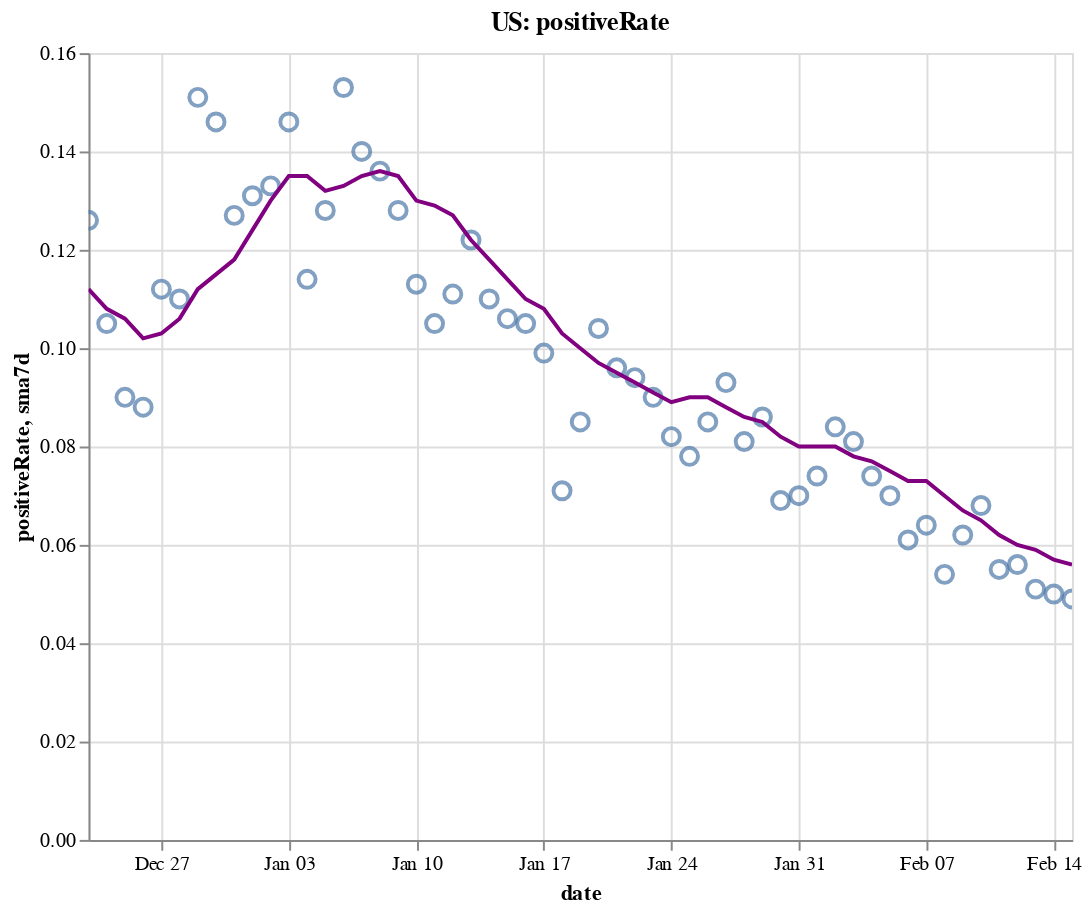

Source (notebook cell):
### Code cell
create_plot(us, 'positiveRate')

### Figure 1 — Vega-Lite specification as saved in the notebook (floating-point values rounded to 4 significant figures)
{"config": {"view": {"continuousWidth": 400, "continuousHeight": 300}}, "layer": [{"layer": [{"mark": {"type": "point", "size": 75}, "encoding": {"tooltip": [{"type": "temporal", "field": "date"}, {"type": "quantitative", "field": "positiveRate"}, {"type": "quantitative", "field": "sma7d"}], "x": {"type": "temporal", "field": "date"}, "y": {"type": "quantitative", "field": "positiveRate"}}, "selection": {"selector004": {"type": "interval", "bind": "scales", "encodings": ["x", "y"]}}}, {"mark": {"type": "line", "color": "purple"}, "encoding": {"x": {"type": "temporal", "field": "date"}, "y": {"type": "quantitative", "field": "sma7d"}}}]}, {"mark": {"type": "rule", "color": "#aaa"}, "encoding": {"x": {"type": "temporal", "field": "date"}}, "transform": [{"filter": {"selection": "selector003"}}]}, {"mark": "circle", "encoding": {"opacity": {"condition": {"value": 1, "selection": "selector003"}, "value": 0}, "tooltip": [{"type": "temporal", "field": "date"}, {"type": "quantitative", "field": "positiveRate"}, {"type": "quantitative", "field": "sma7d"}], "x": {"type": "temporal", "field": "date"}, "y": {"type": "quantitative", "field": "positiveRate"}}, "selection": {"selector003": {"type": "single", "encodings": ["x"], "on": "mouseover", "nearest": true, "empty": "none"}}}, {"mark": {"type": "text", "align": "left", "dx": 5, "dy": -5, "stroke": "white", "strokeWidth": 2}, "encoding": {"text": {"type": "quantitative", "field": "positiveRate"}, "tooltip": [{"type": "temporal", "field": "date"}, {"type": "quantitative", "field": "positiveRate"}, {"type": "quantitative", "field": "sma7d"}], "x": {"type": "temporal", "field": "date"}, "y": {"type": "quantitative", "field": "positiveRate"}}, "transform": [{"filter": {"selection": "selector003"}}]}, {"mark": {"type": "text", "align": "left", "dx": 5, "dy": -5}, "encoding": {"text": {"type": "quantitative", "field": "positiveRate"}, "tooltip": [{"type": "temporal", "field": "date"}, {"type": "quantitative", "field": "positiveRate"}, {"type": "quantitative", "field": "sma7d"}], "x": {"type": "temporal", "field": "date"}, "y": {"type": "quantitative", "field": "positiveRate"}}, "transform": [{"filter": {"selection": "selector003"}}]}], "data": {"name": "data-6cccf55cea0229c8908ffebaff395a47"}, "height": 400, "title": "US: positiveRate", "width": 500, "$schema": "https://vega.github.io/schema/vega-lite/v4.8.1.json", "datasets": {"data-6cccf55cea0229c8908ffebaff395a47": [{"date": "2020-12-23T00:00:00", "totalTestResultsIncrease": 1780000.0, "positiveIncrease": 224500.0, "death": 317500.0, "deathIncrease": 3393.0, "positiveRate": 0.126, "state": "US", "sma7d": 0.112}, {"date": "2020-12-24T00:00:00", "totalTestResultsIncrease": 1973000.0, "positiveIncrease": 206700.0, "death": 320400.0, "deathIncrease": 2958.0, "positiveRate": 0.105, "state": "US", "sma7d": 0.108}, {"date": "2020-12-25T00:00:00", "totalTestResultsIncrease": 1416000.0, "positiveIncrease": 126800.0, "death": 322000.0, "deathIncrease": 1553.0, "positiveRate": 0.09, "state": "US", "sma7d": 0.106}, {"date": "2020-12-26T00:00:00", "totalTestResultsIncrease": 2158000.0, "positiveIncrease": 190600.0, "death": 323400.0, "deathIncrease": 1426.0, "positiveRate": 0.088, "state": "US", "sma7d": 0.102}, {"date": "2020-12-27T00:00:00", "totalTestResultsIncrease": 1371000.0, "positiveIncrease": 153500.0, "death": 324800.0, "deathIncrease": 1397.0, "positiveRate": 0.112, "state": "US", "sma7d": 0.103}, {"date": "2020-12-28T00:00:00", "totalTestResultsIncrease": 1493000.0, "positiveIncrease": 164100.0, "death": 326300.0, "deathIncrease": 1490.0, "positiveRate": 0.11, "state": "US", "sma7d": 0.106}, {"date": "2020-12-29T00:00:00", "totalTestResultsIncrease": 1322000.0, "positiveIncrease": 199700.0, "death": 329600.0, "deathIncrease": 3289.0, "positiveRate": 0.151, "state": "US", "sma7d": 0.112}, {"date": "2020-12-30T00:00:00", "totalTestResultsIncrease": 1568000.0, "positiveIncrease": 229500.0, "death": 333500.0, "deathIncrease": 3900.0, "positiveRate": 0.146, "state": "US", "sma7d": 0.115}, {"date": "2020-12-31T00:00:00", "totalTestResultsIncrease": 1786000.0, "positiveIncrease": 226200.0, "death": 336800.0, "deathIncrease": 3297.0, "positiveRate": 0.127, "state": "US", "sma7d": 0.118}, {"date": "2021-01-01T00:00:00", "totalTestResultsIncrease": 1395000.0, "positiveIncrease": 182900.0, "death": 339400.0, "deathIncrease": 2592.0, "positiveRate": 0.131, "state": "US", "sma7d": 0.124}, {"date": "2021-01-02T00:00:00", "totalTestResultsIncrease": 2104000.0, "positiveIncrease": 280300.0, "death": 341800.0, "deathIncrease": 2406.0, "positiveRate": 0.133, "state": "US", "sma7d": 0.13}, {"date": "2021-01-03T00:00:00", "totalTestResultsIncrease": 1430000.0, "positiveIncrease": 208500.0, "death": 343300.0, "deathIncrease": 1455.0, "positiveRate": 0.146, "state": "US", "sma7d": 0.135}, {"date": "2021-01-04T00:00:00", "totalTestResultsIncrease": 1582000.0, "positiveIncrease": 179600.0, "death": 344800.0, "deathIncrease": 1547.0, "positiveRate": 0.114, "state": "US", "sma7d": 0.135}, {"date": "2021-01-05T00:00:00", "totalTestResultsIncrease": 1715000.0, "positiveIncrease": 219100.0, "death": 348300.0, "deathIncrease": 3484.0, "positiveRate": 0.128, "state": "US", "sma7d": 0.132}, {"date": "2021-01-06T00:00:00", "totalTestResultsIncrease": 1638000.0, "positiveIncrease": 250200.0, "death": 352200.0, "deathIncrease": 3902.0, "positiveRate": 0.153, "state": "US", "sma7d": 0.133}, {"date": "2021-01-07T00:00:00", "totalTestResultsIncrease": 1946000.0, "positiveIncrease": 272000.0, "death": 356300.0, "deathIncrease": 4079.0, "positiveRate": 0.14, "state": "US", "sma7d": 0.135}, {"date": "2021-01-08T00:00:00", "totalTestResultsIncrease": 2164000.0, "positiveIncrease": 295100.0, "death": 360000.0, "deathIncrease": 3780.0, "positiveRate": 0.136, "state": "US", "sma7d": 0.136}, {"date": "2021-01-09T00:00:00", "totalTestResultsIncrease": 2112000.0, "positiveIncrease": 269400.0, "death": 363600.0, "deathIncrease": 3537.0, "positiveRate": 0.128, "state": "US", "sma7d": 0.135}, {"date": "2021-01-10T00:00:00", "totalTestResultsIncrease": 2025000.0, "positiveIncrease": 228700.0, "death": 365700.0, "deathIncrease": 2068.0, "positiveRate": 0.113, "state": "US", "sma7d": 0.13}, {"date": "2021-01-11T00:00:00", "totalTestResultsIncrease": 1867000.0, "positiveIncrease": 195300.0, "death": 367400.0, "deathIncrease": 1733.0, "positiveRate": 0.105, "state": "US", "sma7d": 0.129}, {"date": "2021-01-12T00:00:00", "totalTestResultsIncrease": 1959000.0, "positiveIncrease": 218000.0, "death": 371400.0, "deathIncrease": 4064.0, "positiveRate": 0.111, "state": "US", "sma7d": 0.127}, {"date": "2021-01-13T00:00:00", "totalTestResultsIncrease": 1840000.0, "positiveIncrease": 224500.0, "death": 375500.0, "deathIncrease": 4087.0, "positiveRate": 0.122, "state": "US", "sma7d": 0.122}, {"date": "2021-01-14T00:00:00", "totalTestResultsIncrease": 2044000.0, "positiveIncrease": 225600.0, "death": 379500.0, "deathIncrease": 3915.0, "positiveRate": 0.11, "state": "US", "sma7d": 0.118}, {"date": "2021-01-15T00:00:00", "totalTestResultsIncrease": 2322000.0, "positiveIncrease": 246500.0, "death": 383100.0, "deathIncrease": 3679.0, "positiveRate": 0.106, "state": "US", "sma7d": 0.114}, {"date": "2021-01-16T00:00:00", "totalTestResultsIncrease": 2079000.0, "positiveIncrease": 218100.0, "death": 386800.0, "deathIncrease": 3709.0, "positiveRate": 0.105, "state": "US", "sma7d": 0.11}, {"date": "2021-01-17T00:00:00", "totalTestResultsIncrease": 1893000.0, "positiveIncrease": 187200.0, "death": 388900.0, "deathIncrease": 2053.0, "positiveRate": 0.099, "state": "US", "sma7d": 0.108}, {"date": "2021-01-18T00:00:00", "totalTestResultsIncrease": 2116000.0, "positiveIncrease": 150800.0, "death": 390300.0, "deathIncrease": 1395.0, "positiveRate": 0.071, "state": "US", "sma7d": 0.103}, {"date": "2021-01-19T00:00:00", "totalTestResultsIncrease": 1728000.0, "positiveIncrease": 146600.0, "death": 392400.0, "deathIncrease": 2141.0, "positiveRate": 0.085, "state": "US", "sma7d": 0.1}, {"date": "2021-01-20T00:00:00", "totalTestResultsIncrease": 1824000.0, "positiveIncrease": 189200.0, "death": 396800.0, "deathIncrease": 4409.0, "positiveRate": 0.104, "state": "US", "sma7d": 0.097}, {"date": "2021-01-21T00:00:00", "totalTestResultsIncrease": 1935000.0, "positiveIncrease": 186300.0, "death": 400700.0, "deathIncrease": 3878.0, "positiveRate": 0.096, "state": "US", "sma7d": 0.095}, {"date": "2021-01-22T00:00:00", "totalTestResultsIncrease": 2033000.0, "positiveIncrease": 190900.0, "death": 404700.0, "deathIncrease": 3980.0, "positiveRate": 0.094, "state": "US", "sma7d": 0.093}, {"date": "2021-01-23T00:00:00", "totalTestResultsIncrease": 1968000.0, "positiveIncrease": 177100.0, "death": 408300.0, "deathIncrease": 3591.0, "positiveRate": 0.09, "state": "US", "sma7d": 0.091}, {"date": "2021-01-24T00:00:00", "totalTestResultsIncrease": 1764000.0, "positiveIncrease": 144200.0, "death": 410200.0, "deathIncrease": 1944.0, "positiveRate": 0.082, "state": "US", "sma7d": 0.089}, {"date": "2021-01-25T00:00:00", "totalTestResultsIncrease": 1721000.0, "positiveIncrease": 133500.0, "death": 411800.0, "deathIncrease": 1593.0, "positiveRate": 0.078, "state": "US", "sma7d": 0.09}, {"date": "2021-01-26T00:00:00", "totalTestResultsIncrease": 1725000.0, "positiveIncrease": 146400.0, "death": 415600.0, "deathIncrease": 3734.0, "positiveRate": 0.085, "state": "US", "sma7d": 0.09}, {"date": "2021-01-27T00:00:00", "totalTestResultsIncrease": 1654000.0, "positiveIncrease": 154000.0, "death": 419600.0, "deathIncrease": 4077.0, "positiveRate": 0.093, "state": "US", "sma7d": 0.088}, {"date": "2021-01-28T00:00:00", "totalTestResultsIncrease": 1951000.0, "positiveIncrease": 157300.0, "death": 423600.0, "deathIncrease": 4011.0, "positiveRate": 0.081, "state": "US", "sma7d": 0.086}, {"date": "2021-01-29T00:00:00", "totalTestResultsIncrease": 1952000.0, "positiveIncrease": 167100.0, "death": 427100.0, "deathIncrease": 3503.0, "positiveRate": 0.086, "state": "US", "sma7d": 0.085}, {"date": "2021-01-30T00:00:00", "totalTestResultsIncrease": 2158000.0, "positiveIncrease": 148800.0, "death": 430100.0, "deathIncrease": 2982.0, "positiveRate": 0.069, "state": "US", "sma7d": 0.082}, {"date": "2021-01-31T00:00:00", "totalTestResultsIncrease": 1716000.0, "positiveIncrease": 119400.0, "death": 432200.0, "deathIncrease": 2059.0, "positiveRate": 0.07, "state": "US", "sma7d": 0.08}, {"date": "2021-02-01T00:00:00", "totalTestResultsIncrease": 1634000.0, "positiveIncrease": 120200.0, "death": 433800.0, "deathIncrease": 1562.0, "positiveRate": 0.074, "state": "US", "sma7d": 0.08}, {"date": "2021-02-02T00:00:00", "totalTestResultsIncrease": 1403000.0, "positiveIncrease": 117600.0, "death": 437200.0, "deathIncrease": 3486.0, "positiveRate": 0.084, "state": "US", "sma7d": 0.08}, {"date": "2021-02-03T00:00:00", "totalTestResultsIncrease": 1443000.0, "positiveIncrease": 117000.0, "death": 440900.0, "deathIncrease": 3685.0, "positiveRate": 0.081, "state": "US", "sma7d": 0.078}, {"date": "2021-02-04T00:00:00", "totalTestResultsIncrease": 1678000.0, "positiveIncrease": 123900.0, "death": 446100.0, "deathIncrease": 5212.0, "positiveRate": 0.074, "state": "US", "sma7d": 0.077}, {"date": "2021-02-05T00:00:00", "totalTestResultsIncrease": 1879000.0, "positiveIncrease": 131100.0, "death": 449700.0, "deathIncrease": 3543.0, "positiveRate": 0.07, "state": "US", "sma7d": 0.075}, {"date": "2021-02-06T00:00:00", "totalTestResultsIncrease": 1882000.0, "positiveIncrease": 114600.0, "death": 452700.0, "deathIncrease": 2994.0, "positiveRate": 0.061, "state": "US", "sma7d": 0.073}, {"date": "2021-02-07T00:00:00", "totalTestResultsIncrease": 1498000.0, "positiveIncrease": 95990.0, "death": 454100.0, "deathIncrease": 1475.0, "positiveRate": 0.064, "state": "US", "sma7d": 0.073}, {"date": "2021-02-08T00:00:00", "totalTestResultsIncrease": 1434000.0, "positiveIncrease": 77740.0, "death": 455500.0, "deathIncrease": 1309.0, "positiveRate": 0.054, "state": "US", "sma7d": 0.07}, {"date": "2021-02-09T00:00:00", "totalTestResultsIncrease": 1503000.0, "positiveIncrease": 92990.0, "death": 458200.0, "deathIncrease": 2795.0, "positiveRate": 0.062, "state": "US", "sma7d": 0.067}, {"date": "2021-02-10T00:00:00", "totalTestResultsIncrease": 1393000.0, "positiveIncrease": 95190.0, "death": 461700.0, "deathIncrease": 3445.0, "positiveRate": 0.068, "state": "US", "sma7d": 0.065}, {"date": "2021-02-11T00:00:00", "totalTestResultsIncrease": 1873000.0, "positiveIncrease": 102400.0, "death": 465600.0, "deathIncrease": 3873.0, "positiveRate": 0.055, "state": "US", "sma7d": 0.062}, {"date": "2021-02-12T00:00:00", "totalTestResultsIncrease": 1819000.0, "positiveIncrease": 101000.0, "death": 471000.0, "deathIncrease": 5427.0, "positiveRate": 0.056, "state": "US", "sma7d": 0.06}, {"date": "2021-02-13T00:00:00", "totalTestResultsIncrease": 1767000.0, "positiveIncrease": 90640.0, "death": 474500.0, "deathIncrease": 3467.0, "positiveRate": 0.051, "state": "US", "sma7d": 0.059}, {"date": "2021-02-14T00:00:00", "totalTestResultsIncrease": 1434000.0, "positiveIncrease": 72160.0, "death": 475800.0, "deathIncrease": 1366.0, "positiveRate": 0.05, "state": "US", "sma7d": 0.057}, {"date": "2021-02-15T00:00:00", "totalTestResultsIncrease": 1133000.0, "positiveIncrease": 55080.0, "death": 476600.0, "deathIncrease": 1078.0, "positiveRate": 0.049, "state": "US", "sma7d": 0.056}]}}
